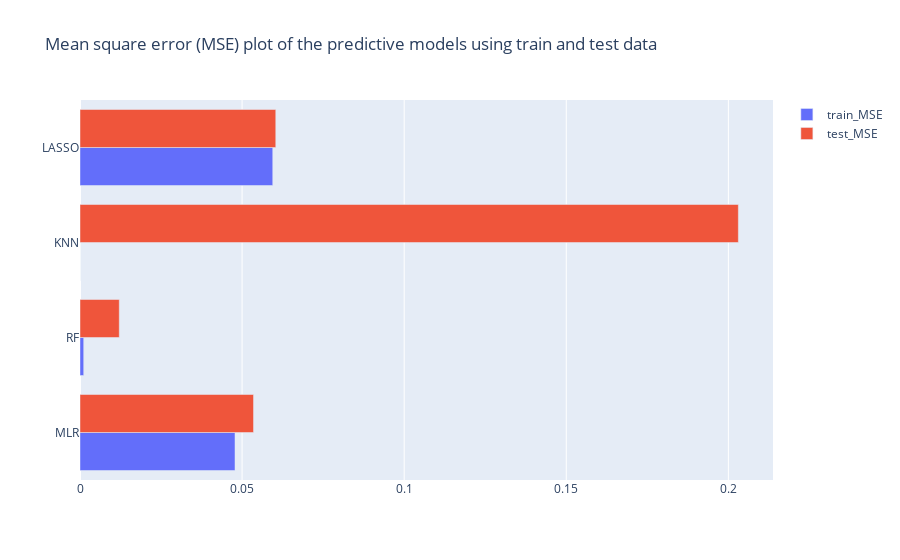

The notebook cell saved with this chart:
### Code cell
y=['MLR', 'RF', 'KNN', 'LASSO'] 
x1= mean_Model.loc['train_MSE']
x2= mean_Model.loc['test_MSE']

trace1 = go.Bar(y=y, x=x1, name='train_MSE', orientation='h')
trace2 = go.Bar(y=y, x=x2, name='test_MSE', orientation='h')

data = [trace1, trace2]

layout = go.Layout(barmode='group', title='Mean square error (MSE) plot of the predictive models using train and test data')

fig = go.Figure(data=data, layout=layout)
fig.show()

### Figure 1 — Plotly figure (JSON) as saved in the notebook; plotly's stock layout.template omitted (floating-point values rounded to 4 significant figures)
{"data": [{"name": "train_MSE", "orientation": "h", "type": "bar", "x": [0.04781, 0.00114, 4.701e-16, 0.05946], "y": ["MLR", "RF", "KNN", "LASSO"]}, {"name": "test_MSE", "orientation": "h", "type": "bar", "x": [0.05353, 0.01211, 0.2031, 0.06039], "y": ["MLR", "RF", "KNN", "LASSO"]}], "layout": {"barmode": "group", "title": {"text": "Mean square error (MSE) plot of the predictive models using train and test data"}}}
